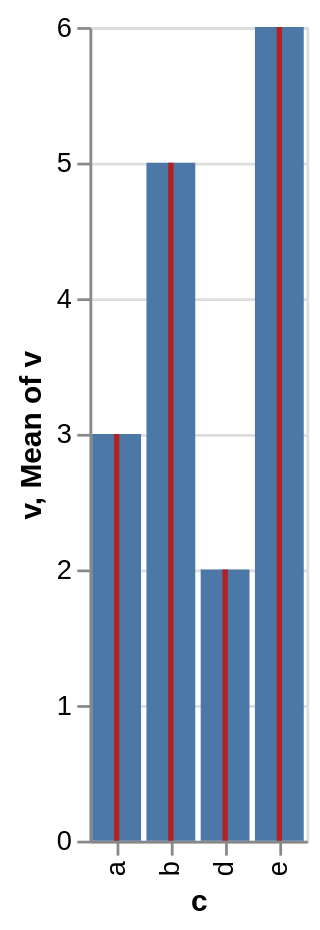

Describe this chart as a Vega-Lite specification.
### Vega-Lite specification from a JSON file in a GitHub repository (floating-point values rounded to 4 significant figures)
{"$schema": "https://vega.github.io/schema/vega-lite/v6.json", "description": "A rule at a computed mean drawn over the bars it summarises, sharing one x scale.", "data": {"values": [{"c": "a", "v": 3}, {"c": "b", "v": 5}, {"c": "d", "v": 2}, {"c": "e", "v": 6}]}, "layer": [{"mark": "bar", "encoding": {"y": {"field": "v", "type": "quantitative"}}}, {"mark": {"type": "rule", "color": "firebrick", "size": 2}, "encoding": {"y": {"aggregate": "mean", "field": "v", "type": "quantitative"}}}], "encoding": {"x": {"field": "c", "type": "nominal"}}}
